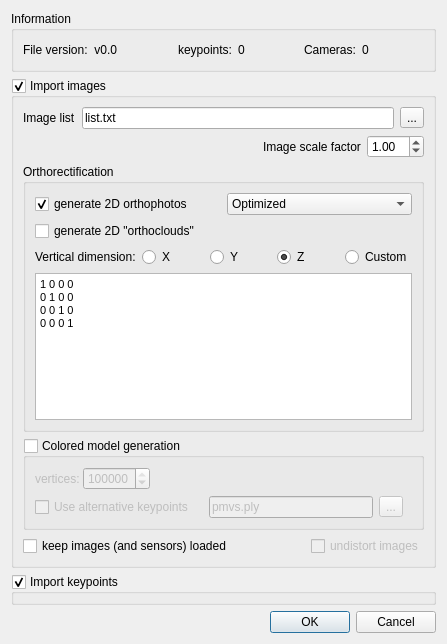
<?xml version="1.0" encoding="UTF-8"?>
<ui version="4.0">
 <class>BundlerImportDlg</class>
 <widget class="QDialog" name="BundlerImportDlg">
  <property name="geometry">
   <rect>
    <x>0</x>
    <y>0</y>
    <width>447</width>
    <height>644</height>
   </rect>
  </property>
  <property name="windowTitle">
   <string>Snavely's Bundler Import</string>
  </property>
  <layout class="QVBoxLayout" name="verticalLayout_3">
   <item>
    <widget class="QGroupBox" name="infoGroupBox">
     <property name="sizePolicy">
      <sizepolicy hsizetype="Preferred" vsizetype="Maximum">
       <horstretch>0</horstretch>
       <verstretch>0</verstretch>
      </sizepolicy>
     </property>
     <property name="title">
      <string>Information</string>
     </property>
     <layout class="QHBoxLayout" name="horizontalLayout_4">
      <item>
       <widget class="QLabel" name="label_8">
        <property name="text">
         <string>File version:</string>
        </property>
       </widget>
      </item>
      <item>
       <widget class="QLabel" name="versionLabel">
        <property name="text">
         <string notr="true">v0.0</string>
        </property>
        <property name="alignment">
         <set>Qt::AlignRight|Qt::AlignTrailing|Qt::AlignVCenter</set>
        </property>
       </widget>
      </item>
      <item>
       <spacer name="horizontalSpacer_5">
        <property name="orientation">
         <enum>Qt::Horizontal</enum>
        </property>
        <property name="sizeHint" stdset="0">
         <size>
          <width>56</width>
          <height>20</height>
         </size>
        </property>
       </spacer>
      </item>
      <item>
       <widget class="QLabel" name="label_2">
        <property name="text">
         <string>keypoints:</string>
        </property>
       </widget>
      </item>
      <item>
       <widget class="QLabel" name="keyPointsCountLabel">
        <property name="text">
         <string notr="true">0</string>
        </property>
       </widget>
      </item>
      <item>
       <spacer name="horizontalSpacer">
        <property name="orientation">
         <enum>Qt::Horizontal</enum>
        </property>
        <property name="sizeHint" stdset="0">
         <size>
          <width>55</width>
          <height>20</height>
         </size>
        </property>
       </spacer>
      </item>
      <item>
       <widget class="QLabel" name="label">
        <property name="text">
         <string>Cameras:</string>
        </property>
       </widget>
      </item>
      <item>
       <widget class="QLabel" name="cameraCountLabel">
        <property name="text">
         <string notr="true">0</string>
        </property>
       </widget>
      </item>
      <item>
       <spacer name="horizontalSpacer_4">
        <property name="orientation">
         <enum>Qt::Horizontal</enum>
        </property>
        <property name="sizeHint" stdset="0">
         <size>
          <width>56</width>
          <height>20</height>
         </size>
        </property>
       </spacer>
      </item>
     </layout>
    </widget>
   </item>
   <item>
    <widget class="QGroupBox" name="imagesGroupBox">
     <property name="sizePolicy">
      <sizepolicy hsizetype="Preferred" vsizetype="Maximum">
       <horstretch>0</horstretch>
       <verstretch>0</verstretch>
      </sizepolicy>
     </property>
     <property name="title">
      <string>Import images</string>
     </property>
     <property name="checkable">
      <bool>true</bool>
     </property>
     <layout class="QVBoxLayout" name="verticalLayout_2">
      <item>
       <layout class="QHBoxLayout" name="horizontalLayout_2">
        <item>
         <widget class="QLabel" name="label_3">
          <property name="text">
           <string>Image list</string>
          </property>
         </widget>
        </item>
        <item>
         <widget class="QLineEdit" name="imageListFilePathLineEdit">
          <property name="toolTip">
           <string>List of the images corresponding to each camera</string>
          </property>
          <property name="text">
           <string notr="true">list.txt</string>
          </property>
         </widget>
        </item>
        <item>
         <widget class="QToolButton" name="browseImageListFileToolButton">
          <property name="toolTip">
           <string>Browse</string>
          </property>
          <property name="text">
           <string notr="true">...</string>
          </property>
         </widget>
        </item>
       </layout>
      </item>
      <item>
       <layout class="QHBoxLayout" name="horizontalLayout">
        <item>
         <spacer name="horizontalSpacer_3">
          <property name="orientation">
           <enum>Qt::Horizontal</enum>
          </property>
          <property name="sizeHint" stdset="0">
           <size>
            <width>40</width>
            <height>20</height>
           </size>
          </property>
         </spacer>
        </item>
        <item>
         <widget class="QLabel" name="label_4">
          <property name="text">
           <string>Image scale factor</string>
          </property>
         </widget>
        </item>
        <item>
         <widget class="QDoubleSpinBox" name="imageScaleDoubleSpinBox">
          <property name="toolTip">
           <string>Image scale factor (relatively to the keypoints). Useful if you want to use images bigger than the ones you used to generate the Bundler .out file and the keypoints.</string>
          </property>
          <property name="whatsThis">
           <string>Image scale factor relatively to keypoints</string>
          </property>
          <property name="minimum">
           <double>0.010000000000000</double>
          </property>
          <property name="value">
           <double>1.000000000000000</double>
          </property>
         </widget>
        </item>
       </layout>
      </item>
      <item>
       <widget class="QGroupBox" name="orthoRectGroupBox">
        <property name="title">
         <string>Orthorectification</string>
        </property>
        <layout class="QVBoxLayout" name="verticalLayout_5">
         <item>
          <layout class="QHBoxLayout" name="horizontalLayout_10">
           <item>
            <widget class="QCheckBox" name="orthoRectifyAsImageCheckBox">
             <property name="toolTip">
              <string>To orthorectify images (as new images saved next to the original ones)</string>
             </property>
             <property name="text">
              <string>generate 2D orthophotos</string>
             </property>
             <property name="checked">
              <bool>true</bool>
             </property>
            </widget>
           </item>
           <item>
            <widget class="QComboBox" name="orthoRectMethodComboBox">
             <property name="toolTip">
              <string>Ortho-rectification method:
- Optimized = CC will use the keypoints to optimize the parameters of the 'collinearity equation'
  that make the image and the keypoints match as best as possible. The equation parameters are then
  used to project the image on the horizontal plane (by default). This method compensate for the
  image distortion in its own way (i.e. without using the distortion model provided by Bundler)
- Direct = CC will only use Bundler's output information (camera extrinsic and intrinsic parameters).
  The camera distortion parameters can be applied or not. Pay attention that those parameters are
  sometimes very poorly estimated by Bundler.</string>
             </property>
             <item>
              <property name="text">
               <string>Optimized</string>
              </property>
             </item>
             <item>
              <property name="text">
               <string>Direct with undistortion</string>
              </property>
             </item>
             <item>
              <property name="text">
               <string>Direct</string>
              </property>
             </item>
            </widget>
           </item>
          </layout>
         </item>
         <item>
          <widget class="QCheckBox" name="orthoRectifyAsCloudCheckBox">
           <property name="toolTip">
            <string>To generate orthorectified versions of the images as clouds (warning: result mught be huge!).
Warning: the 'Optimized' method is used by default.</string>
           </property>
           <property name="text">
            <string>generate 2D &quot;orthoclouds&quot;</string>
           </property>
          </widget>
         </item>
         <item>
          <layout class="QHBoxLayout" name="horizontalLayout_9">
           <item>
            <widget class="QLabel" name="label_6">
             <property name="text">
              <string>Vertical dimension:</string>
             </property>
            </widget>
           </item>
           <item>
            <widget class="QRadioButton" name="xVertAxisRadioButton">
             <property name="toolTip">
              <string>Keypoints vertical axis is X (1,0,0)</string>
             </property>
             <property name="text">
              <string notr="true">X</string>
             </property>
            </widget>
           </item>
           <item>
            <widget class="QRadioButton" name="yVertAxisRadioButton">
             <property name="toolTip">
              <string>Keypoints vertical axis is Y (0,1,0)</string>
             </property>
             <property name="text">
              <string notr="true">Y</string>
             </property>
            </widget>
           </item>
           <item>
            <widget class="QRadioButton" name="zVertAxisRadioButton">
             <property name="toolTip">
              <string>Keypoints vertical axis is Z (0,0,1)</string>
             </property>
             <property name="text">
              <string notr="true">Z</string>
             </property>
             <property name="checked">
              <bool>true</bool>
             </property>
            </widget>
           </item>
           <item>
            <widget class="QRadioButton" name="customVertAxisRadioButton">
             <property name="toolTip">
              <string>Input a 4x4 transformation matrix that transforms the keypoint vertical axis into (0,0,1)</string>
             </property>
             <property name="text">
              <string>Custom</string>
             </property>
            </widget>
           </item>
          </layout>
         </item>
         <item>
          <widget class="QTextEdit" name="applyTransfoMatrixTextEdit">
           <property name="html">
            <string>&lt;!DOCTYPE HTML PUBLIC &quot;-//W3C//DTD HTML 4.0//EN&quot; &quot;http://www.w3.org/TR/REC-html40/strict.dtd&quot;&gt;
&lt;html&gt;&lt;head&gt;&lt;meta name=&quot;qrichtext&quot; content=&quot;1&quot; /&gt;&lt;style type=&quot;text/css&quot;&gt;
p, li { white-space: pre-wrap; }
&lt;/style&gt;&lt;/head&gt;&lt;body style=&quot; font-family:'MS Shell Dlg 2'; font-size:8.25pt; font-weight:400; font-style:normal;&quot;&gt;
&lt;p style=&quot; margin-top:0px; margin-bottom:0px; margin-left:0px; margin-right:0px; -qt-block-indent:0; text-indent:0px;&quot;&gt;&lt;span style=&quot; font-size:8pt;&quot;&gt;1 0 0 0&lt;/span&gt;&lt;/p&gt;
&lt;p style=&quot; margin-top:0px; margin-bottom:0px; margin-left:0px; margin-right:0px; -qt-block-indent:0; text-indent:0px;&quot;&gt;&lt;span style=&quot; font-size:8pt;&quot;&gt;0 1 0 0&lt;/span&gt;&lt;/p&gt;
&lt;p style=&quot; margin-top:0px; margin-bottom:0px; margin-left:0px; margin-right:0px; -qt-block-indent:0; text-indent:0px;&quot;&gt;&lt;span style=&quot; font-size:8pt;&quot;&gt;0 0 1 0&lt;/span&gt;&lt;/p&gt;
&lt;p style=&quot; margin-top:0px; margin-bottom:0px; margin-left:0px; margin-right:0px; -qt-block-indent:0; text-indent:0px;&quot;&gt;&lt;span style=&quot; font-size:8pt;&quot;&gt;0 0 0 1&lt;/span&gt;&lt;/p&gt;
&lt;p style=&quot;-qt-paragraph-type:empty; margin-top:0px; margin-bottom:0px; margin-left:0px; margin-right:0px; -qt-block-indent:0; text-indent:0px; font-size:8pt;&quot;&gt;&lt;br /&gt;&lt;/p&gt;&lt;/body&gt;&lt;/html&gt;</string>
           </property>
          </widget>
         </item>
        </layout>
       </widget>
      </item>
      <item>
       <widget class="QGroupBox" name="generateColoredDTMGroupBox">
        <property name="toolTip">
         <string>To generate a 3D model (mesh) colored with the input images.
By default the keypoints are meshed, and points are sampled on this first mesh.
The sampled points are then colored with the images and a final mesh is built on top of those points.</string>
        </property>
        <property name="title">
         <string>Colored model generation</string>
        </property>
        <property name="checkable">
         <bool>true</bool>
        </property>
        <property name="checked">
         <bool>false</bool>
        </property>
        <layout class="QVBoxLayout" name="verticalLayout">
         <item>
          <layout class="QHBoxLayout" name="horizontalLayout_7">
           <item>
            <widget class="QFrame" name="dtmDensityFrame">
             <property name="enabled">
              <bool>false</bool>
             </property>
             <property name="sizePolicy">
              <sizepolicy hsizetype="Maximum" vsizetype="Preferred">
               <horstretch>0</horstretch>
               <verstretch>0</verstretch>
              </sizepolicy>
             </property>
             <property name="frameShape">
              <enum>QFrame::NoFrame</enum>
             </property>
             <property name="frameShadow">
              <enum>QFrame::Plain</enum>
             </property>
             <layout class="QHBoxLayout" name="horizontalLayout_5">
              <property name="spacing">
               <number>0</number>
              </property>
              <property name="leftMargin">
               <number>0</number>
              </property>
              <property name="topMargin">
               <number>0</number>
              </property>
              <property name="rightMargin">
               <number>0</number>
              </property>
              <property name="bottomMargin">
               <number>0</number>
              </property>
              <item>
               <widget class="QLabel" name="label_5">
                <property name="sizePolicy">
                 <sizepolicy hsizetype="Maximum" vsizetype="Preferred">
                  <horstretch>0</horstretch>
                  <verstretch>0</verstretch>
                 </sizepolicy>
                </property>
                <property name="text">
                 <string>vertices: </string>
                </property>
               </widget>
              </item>
              <item>
               <widget class="QSpinBox" name="dtmVerticesSpinBox">
                <property name="sizePolicy">
                 <sizepolicy hsizetype="Maximum" vsizetype="Fixed">
                  <horstretch>0</horstretch>
                  <verstretch>0</verstretch>
                 </sizepolicy>
                </property>
                <property name="toolTip">
                 <string>Approximate number of vertices for the final mesh</string>
                </property>
                <property name="maximum">
                 <number>100000000</number>
                </property>
                <property name="singleStep">
                 <number>1000000</number>
                </property>
                <property name="value">
                 <number>10000000</number>
                </property>
               </widget>
              </item>
             </layout>
            </widget>
           </item>
           <item>
            <spacer name="horizontalSpacer_2">
             <property name="orientation">
              <enum>Qt::Horizontal</enum>
             </property>
             <property name="sizeHint" stdset="0">
              <size>
               <width>40</width>
               <height>20</height>
              </size>
             </property>
            </spacer>
           </item>
          </layout>
         </item>
         <item>
          <layout class="QHBoxLayout" name="horizontalLayout_3">
           <item>
            <widget class="QCheckBox" name="altKeypointsCheckBox">
             <property name="toolTip">
              <string>To use a cloud (or mesh) instead of the keypoints as base for the model generation</string>
             </property>
             <property name="text">
              <string>Use alternative keypoints</string>
             </property>
            </widget>
           </item>
           <item>
            <widget class="QFrame" name="altKeypointsFrame">
             <property name="enabled">
              <bool>false</bool>
             </property>
             <property name="frameShape">
              <enum>QFrame::NoFrame</enum>
             </property>
             <layout class="QHBoxLayout" name="horizontalLayout_6">
              <property name="topMargin">
               <number>0</number>
              </property>
              <property name="bottomMargin">
               <number>0</number>
              </property>
              <item>
               <widget class="QLineEdit" name="altKeypointsFilePathLineEdit">
                <property name="text">
                 <string notr="true">pmvs.ply</string>
                </property>
               </widget>
              </item>
              <item>
               <widget class="QToolButton" name="browseAltKeypointsFileToolButton">
                <property name="text">
                 <string>...</string>
                </property>
               </widget>
              </item>
             </layout>
            </widget>
           </item>
          </layout>
         </item>
        </layout>
       </widget>
      </item>
      <item>
       <layout class="QHBoxLayout" name="horizontalLayout_8">
        <item>
         <widget class="QCheckBox" name="keepImagesInMemoryCheckBox">
          <property name="toolTip">
           <string>To keep images and their corresponding sensors in memory (i.e. as entities in the DB tree)</string>
          </property>
          <property name="text">
           <string>keep images (and sensors) loaded</string>
          </property>
         </widget>
        </item>
        <item>
         <spacer name="horizontalSpacer_6">
          <property name="orientation">
           <enum>Qt::Horizontal</enum>
          </property>
          <property name="sizeHint" stdset="0">
           <size>
            <width>40</width>
            <height>20</height>
           </size>
          </property>
         </spacer>
        </item>
        <item>
         <widget class="QCheckBox" name="undistortImagesCheckBox">
          <property name="enabled">
           <bool>false</bool>
          </property>
          <property name="toolTip">
           <string>To undistort loaded images</string>
          </property>
          <property name="text">
           <string>undistort images</string>
          </property>
         </widget>
        </item>
       </layout>
      </item>
     </layout>
    </widget>
   </item>
   <item>
    <spacer name="verticalSpacer">
     <property name="orientation">
      <enum>Qt::Vertical</enum>
     </property>
     <property name="sizeHint" stdset="0">
      <size>
       <width>20</width>
       <height>40</height>
      </size>
     </property>
    </spacer>
   </item>
   <item>
    <widget class="QGroupBox" name="importKeypointsGroupBox">
     <property name="title">
      <string>Import keypoints</string>
     </property>
     <property name="checkable">
      <bool>true</bool>
     </property>
    </widget>
   </item>
   <item>
    <widget class="QDialogButtonBox" name="buttonBox">
     <property name="orientation">
      <enum>Qt::Horizontal</enum>
     </property>
     <property name="standardButtons">
      <set>QDialogButtonBox::Cancel|QDialogButtonBox::Ok</set>
     </property>
    </widget>
   </item>
  </layout>
 </widget>
 <resources/>
 <connections>
  <connection>
   <sender>buttonBox</sender>
   <signal>rejected()</signal>
   <receiver>BundlerImportDlg</receiver>
   <slot>reject()</slot>
   <hints>
    <hint type="sourcelabel">
     <x>316</x>
     <y>260</y>
    </hint>
    <hint type="destinationlabel">
     <x>286</x>
     <y>274</y>
    </hint>
   </hints>
  </connection>
  <connection>
   <sender>customVertAxisRadioButton</sender>
   <signal>toggled(bool)</signal>
   <receiver>applyTransfoMatrixTextEdit</receiver>
   <slot>setVisible(bool)</slot>
   <hints>
    <hint type="sourcelabel">
     <x>359</x>
     <y>381</y>
    </hint>
    <hint type="destinationlabel">
     <x>153</x>
     <y>337</y>
    </hint>
   </hints>
  </connection>
  <connection>
   <sender>orthoRectifyAsImageCheckBox</sender>
   <signal>toggled(bool)</signal>
   <receiver>orthoRectMethodComboBox</receiver>
   <slot>setEnabled(bool)</slot>
   <hints>
    <hint type="sourcelabel">
     <x>120</x>
     <y>160</y>
    </hint>
    <hint type="destinationlabel">
     <x>328</x>
     <y>160</y>
    </hint>
   </hints>
  </connection>
  <connection>
   <sender>altKeypointsCheckBox</sender>
   <signal>toggled(bool)</signal>
   <receiver>altKeypointsFrame</receiver>
   <slot>setEnabled(bool)</slot>
   <hints>
    <hint type="sourcelabel">
     <x>102</x>
     <y>317</y>
    </hint>
    <hint type="destinationlabel">
     <x>300</x>
     <y>317</y>
    </hint>
   </hints>
  </connection>
  <connection>
   <sender>keepImagesInMemoryCheckBox</sender>
   <signal>toggled(bool)</signal>
   <receiver>undistortImagesCheckBox</receiver>
   <slot>setEnabled(bool)</slot>
   <hints>
    <hint type="sourcelabel">
     <x>112</x>
     <y>439</y>
    </hint>
    <hint type="destinationlabel">
     <x>379</x>
     <y>439</y>
    </hint>
   </hints>
  </connection>
 </connections>
</ui>
